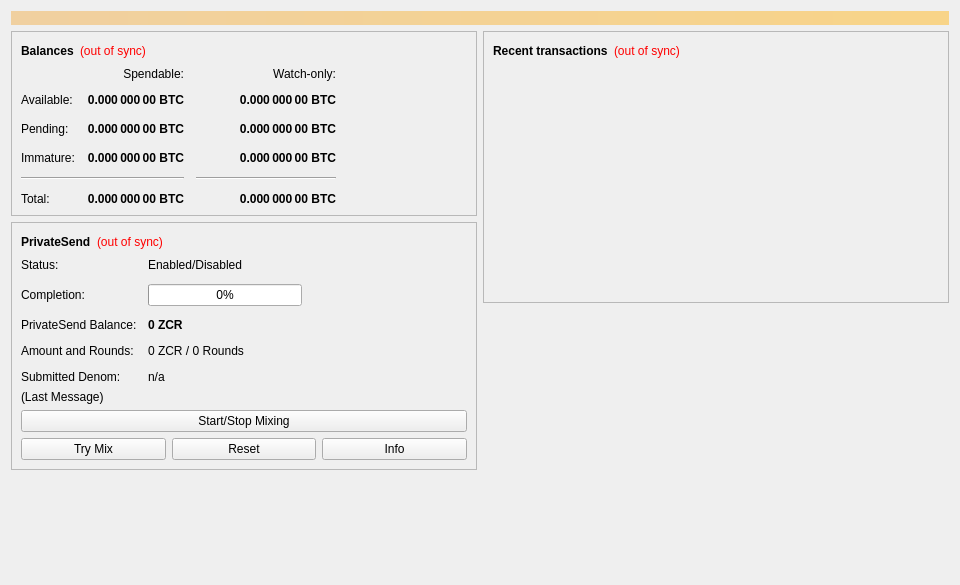
<?xml version="1.0" encoding="UTF-8"?>
<ui version="4.0">
 <class>OverviewPage</class>
 <widget class="QWidget" name="OverviewPage">
  <property name="geometry">
   <rect>
    <x>0</x>
    <y>0</y>
    <width>960</width>
    <height>585</height>
   </rect>
  </property>
  <property name="minimumSize">
   <size>
    <width>960</width>
    <height>0</height>
   </size>
  </property>
  <property name="windowTitle">
   <string>Form</string>
  </property>
  <layout class="QVBoxLayout" name="topLayout">
   <item>
    <widget class="QLabel" name="labelAlerts">
     <property name="visible">
      <bool>false</bool>
     </property>
     <property name="styleSheet">
      <string notr="true">background-color: qlineargradient(x1: 0, y1: 0, x2: 1, y2: 0, stop:0 #F0D0A0, stop:1 #F8D488); color:#000000;</string>
     </property>
     <property name="wordWrap">
      <bool>true</bool>
     </property>
     <property name="margin">
      <number>3</number>
     </property>
    </widget>
   </item>
   <item>
    <layout class="QHBoxLayout" name="horizontalLayout" stretch="1,1">
     <item>
      <layout class="QVBoxLayout" name="verticalLayout_2">
       <item>
        <widget class="QFrame" name="frame">
         <property name="frameShape">
          <enum>QFrame::StyledPanel</enum>
         </property>
         <property name="frameShadow">
          <enum>QFrame::Raised</enum>
         </property>
         <layout class="QVBoxLayout" name="verticalLayout_4">
          <item>
           <layout class="QHBoxLayout" name="horizontalLayout_4">
            <item>
             <widget class="QLabel" name="label_5">
              <property name="font">
               <font>
                <weight>75</weight>
                <bold>true</bold>
               </font>
              </property>
              <property name="text">
               <string>Balances</string>
              </property>
             </widget>
            </item>
            <item>
             <widget class="QLabel" name="labelWalletStatus">
              <property name="toolTip">
               <string>The displayed information may be out of date. Your wallet automatically synchronizes with the ZCore network after a connection is established, but this process has not completed yet.</string>
              </property>
              <property name="styleSheet">
               <string notr="true">QLabel { color: red; }</string>
              </property>
              <property name="text">
               <string notr="true">(out of sync)</string>
              </property>
              <property name="alignment">
               <set>Qt::AlignLeading|Qt::AlignLeft|Qt::AlignVCenter</set>
              </property>
             </widget>
            </item>
            <item>
             <spacer name="horizontalSpacer_3">
              <property name="orientation">
               <enum>Qt::Horizontal</enum>
              </property>
              <property name="sizeHint" stdset="0">
               <size>
                <width>40</width>
                <height>20</height>
               </size>
              </property>
             </spacer>
            </item>
           </layout>
          </item>
          <item>
           <layout class="QGridLayout" name="gridLayout">
            <property name="spacing">
             <number>12</number>
            </property>
            <item row="2" column="2">
             <widget class="QLabel" name="labelWatchPending">
              <property name="font">
               <font>
                <weight>75</weight>
                <bold>true</bold>
               </font>
              </property>
              <property name="cursor">
               <cursorShape>IBeamCursor</cursorShape>
              </property>
              <property name="toolTip">
               <string>Unconfirmed transactions to watch-only addresses</string>
              </property>
              <property name="text">
               <string notr="true">0.000 000 00 BTC</string>
              </property>
              <property name="alignment">
               <set>Qt::AlignRight|Qt::AlignTrailing|Qt::AlignVCenter</set>
              </property>
              <property name="textInteractionFlags">
               <set>Qt::LinksAccessibleByMouse|Qt::TextSelectableByKeyboard|Qt::TextSelectableByMouse</set>
              </property>
             </widget>
            </item>
            <item row="2" column="1">
             <widget class="QLabel" name="labelUnconfirmed">
              <property name="font">
               <font>
                <weight>75</weight>
                <bold>true</bold>
               </font>
              </property>
              <property name="cursor">
               <cursorShape>IBeamCursor</cursorShape>
              </property>
              <property name="toolTip">
               <string>Total of transactions that have yet to be confirmed, and do not yet count toward the spendable balance</string>
              </property>
              <property name="text">
               <string notr="true">0.000 000 00 BTC</string>
              </property>
              <property name="alignment">
               <set>Qt::AlignRight|Qt::AlignTrailing|Qt::AlignVCenter</set>
              </property>
              <property name="textInteractionFlags">
               <set>Qt::LinksAccessibleByMouse|Qt::TextSelectableByKeyboard|Qt::TextSelectableByMouse</set>
              </property>
             </widget>
            </item>
            <item row="3" column="2">
             <widget class="QLabel" name="labelWatchImmature">
              <property name="font">
               <font>
                <weight>75</weight>
                <bold>true</bold>
               </font>
              </property>
              <property name="cursor">
               <cursorShape>IBeamCursor</cursorShape>
              </property>
              <property name="toolTip">
               <string>Mined balance in watch-only addresses that has not yet matured</string>
              </property>
              <property name="text">
               <string notr="true">0.000 000 00 BTC</string>
              </property>
              <property name="alignment">
               <set>Qt::AlignRight|Qt::AlignTrailing|Qt::AlignVCenter</set>
              </property>
              <property name="textInteractionFlags">
               <set>Qt::LinksAccessibleByMouse|Qt::TextSelectableByKeyboard|Qt::TextSelectableByMouse</set>
              </property>
             </widget>
            </item>
            <item row="4" column="0" colspan="2">
             <widget class="Line" name="lineSpendableBalance">
              <property name="orientation">
               <enum>Qt::Horizontal</enum>
              </property>
             </widget>
            </item>
            <item row="4" column="2">
             <widget class="Line" name="lineWatchBalance">
              <property name="sizePolicy">
               <sizepolicy hsizetype="Preferred" vsizetype="Fixed">
                <horstretch>0</horstretch>
                <verstretch>0</verstretch>
               </sizepolicy>
              </property>
              <property name="minimumSize">
               <size>
                <width>140</width>
                <height>0</height>
               </size>
              </property>
              <property name="orientation">
               <enum>Qt::Horizontal</enum>
              </property>
             </widget>
            </item>
            <item row="5" column="0">
             <widget class="QLabel" name="labelTotalText">
              <property name="text">
               <string>Total:</string>
              </property>
             </widget>
            </item>
            <item row="3" column="1">
             <widget class="QLabel" name="labelImmature">
              <property name="font">
               <font>
                <weight>75</weight>
                <bold>true</bold>
               </font>
              </property>
              <property name="cursor">
               <cursorShape>IBeamCursor</cursorShape>
              </property>
              <property name="toolTip">
               <string>Mined balance that has not yet matured</string>
              </property>
              <property name="text">
               <string notr="true">0.000 000 00 BTC</string>
              </property>
              <property name="alignment">
               <set>Qt::AlignRight|Qt::AlignTrailing|Qt::AlignVCenter</set>
              </property>
              <property name="textInteractionFlags">
               <set>Qt::LinksAccessibleByMouse|Qt::TextSelectableByKeyboard|Qt::TextSelectableByMouse</set>
              </property>
             </widget>
            </item>
            <item row="2" column="3">
             <spacer name="horizontalSpacer_2">
              <property name="orientation">
               <enum>Qt::Horizontal</enum>
              </property>
              <property name="sizeHint" stdset="0">
               <size>
                <width>40</width>
                <height>20</height>
               </size>
              </property>
             </spacer>
            </item>
            <item row="3" column="0">
             <widget class="QLabel" name="labelImmatureText">
              <property name="text">
               <string>Immature:</string>
              </property>
             </widget>
            </item>
            <item row="5" column="1">
             <widget class="QLabel" name="labelTotal">
              <property name="font">
               <font>
                <weight>75</weight>
                <bold>true</bold>
               </font>
              </property>
              <property name="cursor">
               <cursorShape>IBeamCursor</cursorShape>
              </property>
              <property name="toolTip">
               <string>Your current total balance</string>
              </property>
              <property name="text">
               <string notr="true">0.000 000 00 BTC</string>
              </property>
              <property name="alignment">
               <set>Qt::AlignRight|Qt::AlignTrailing|Qt::AlignVCenter</set>
              </property>
              <property name="textInteractionFlags">
               <set>Qt::LinksAccessibleByMouse|Qt::TextSelectableByKeyboard|Qt::TextSelectableByMouse</set>
              </property>
             </widget>
            </item>
            <item row="5" column="2">
             <widget class="QLabel" name="labelWatchTotal">
              <property name="font">
               <font>
                <weight>75</weight>
                <bold>true</bold>
               </font>
              </property>
              <property name="cursor">
               <cursorShape>IBeamCursor</cursorShape>
              </property>
              <property name="toolTip">
               <string>Current total balance in watch-only addresses</string>
              </property>
              <property name="text">
               <string notr="true">0.000 000 00 BTC</string>
              </property>
              <property name="alignment">
               <set>Qt::AlignRight|Qt::AlignTrailing|Qt::AlignVCenter</set>
              </property>
              <property name="textInteractionFlags">
               <set>Qt::LinksAccessibleByMouse|Qt::TextSelectableByKeyboard|Qt::TextSelectableByMouse</set>
              </property>
             </widget>
            </item>
            <item row="0" column="2">
             <widget class="QLabel" name="labelWatchonly">
              <property name="text">
               <string>Watch-only:</string>
              </property>
              <property name="alignment">
               <set>Qt::AlignRight|Qt::AlignTrailing|Qt::AlignVCenter</set>
              </property>
             </widget>
            </item>
            <item row="1" column="0">
             <widget class="QLabel" name="labelBalanceText">
              <property name="text">
               <string>Available:</string>
              </property>
             </widget>
            </item>
            <item row="1" column="1">
             <widget class="QLabel" name="labelBalance">
              <property name="font">
               <font>
                <weight>75</weight>
                <bold>true</bold>
               </font>
              </property>
              <property name="cursor">
               <cursorShape>IBeamCursor</cursorShape>
              </property>
              <property name="toolTip">
               <string>Your current spendable balance</string>
              </property>
              <property name="text">
               <string notr="true">0.000 000 00 BTC</string>
              </property>
              <property name="alignment">
               <set>Qt::AlignRight|Qt::AlignTrailing|Qt::AlignVCenter</set>
              </property>
              <property name="textInteractionFlags">
               <set>Qt::LinksAccessibleByMouse|Qt::TextSelectableByKeyboard|Qt::TextSelectableByMouse</set>
              </property>
             </widget>
            </item>
            <item row="1" column="2">
             <widget class="QLabel" name="labelWatchAvailable">
              <property name="font">
               <font>
                <weight>75</weight>
                <bold>true</bold>
               </font>
              </property>
              <property name="cursor">
               <cursorShape>IBeamCursor</cursorShape>
              </property>
              <property name="toolTip">
               <string>Your current balance in watch-only addresses</string>
              </property>
              <property name="text">
               <string notr="true">0.000 000 00 BTC</string>
              </property>
              <property name="alignment">
               <set>Qt::AlignRight|Qt::AlignTrailing|Qt::AlignVCenter</set>
              </property>
              <property name="textInteractionFlags">
               <set>Qt::LinksAccessibleByMouse|Qt::TextSelectableByKeyboard|Qt::TextSelectableByMouse</set>
              </property>
             </widget>
            </item>
            <item row="2" column="0">
             <widget class="QLabel" name="labelPendingText">
              <property name="text">
               <string>Pending:</string>
              </property>
             </widget>
            </item>
            <item row="0" column="1">
             <widget class="QLabel" name="labelSpendable">
              <property name="text">
               <string>Spendable:</string>
              </property>
              <property name="alignment">
               <set>Qt::AlignRight|Qt::AlignTrailing|Qt::AlignVCenter</set>
              </property>
             </widget>
            </item>
           </layout>
          </item>
         </layout>
        </widget>
       </item>
       <item>
        <widget class="QFrame" name="framePrivateSend">
         <property name="layoutDirection">
          <enum>Qt::LeftToRight</enum>
         </property>
         <property name="frameShape">
          <enum>QFrame::StyledPanel</enum>
         </property>
         <property name="frameShadow">
          <enum>QFrame::Raised</enum>
         </property>
         <layout class="QVBoxLayout" name="VerticalLayout_PS1">
          <item>
           <layout class="QHBoxLayout" name="horizontalLayout_5">
            <item>
             <widget class="QLabel" name="labelPrivateSendHeader">
              <property name="font">
               <font>
                <weight>75</weight>
                <bold>true</bold>
               </font>
              </property>
              <property name="text">
               <string>PrivateSend</string>
              </property>
             </widget>
            </item>
            <item>
             <widget class="QLabel" name="labelPrivateSendSyncStatus">
              <property name="toolTip">
               <string>The displayed information may be out of date. Your wallet automatically synchronizes with the ZCore network after a connection is established, but this process has not completed yet.</string>
              </property>
              <property name="styleSheet">
               <string notr="true">QLabel { color: red; }</string>
              </property>
              <property name="text">
               <string notr="true">(out of sync)</string>
              </property>
              <property name="alignment">
               <set>Qt::AlignLeading|Qt::AlignLeft|Qt::AlignVCenter</set>
              </property>
             </widget>
            </item>
            <item>
             <spacer name="horizontalSpacer_4">
              <property name="orientation">
               <enum>Qt::Horizontal</enum>
              </property>
              <property name="sizeHint" stdset="0">
               <size>
                <width>40</width>
                <height>20</height>
               </size>
              </property>
             </spacer>
            </item>
           </layout>
          </item>
          <item>
           <layout class="QFormLayout" name="privateSendFormLayout">
            <property name="fieldGrowthPolicy">
             <enum>QFormLayout::AllNonFixedFieldsGrow</enum>
            </property>
            <property name="horizontalSpacing">
             <number>11</number>
            </property>
            <property name="verticalSpacing">
             <number>12</number>
            </property>
            <item row="0" column="0">
             <widget class="QLabel" name="labelPrivateSendEnabledText">
              <property name="text">
               <string>Status:</string>
              </property>
             </widget>
            </item>
            <item row="0" column="1">
             <widget class="QLabel" name="labelPrivateSendEnabled">
              <property name="text">
               <string>Enabled/Disabled</string>
              </property>
             </widget>
            </item>
            <item row="1" column="0">
             <widget class="QLabel" name="labelCompletitionText">
              <property name="text">
               <string>Completion:</string>
              </property>
             </widget>
            </item>
            <item row="1" column="1">
             <widget class="QProgressBar" name="privateSendProgress">
              <property name="maximumSize">
               <size>
                <width>154</width>
                <height>16777215</height>
               </size>
              </property>
              <property name="value">
               <number>0</number>
              </property>
             </widget>
            </item>
            <item row="2" column="0">
             <widget class="QLabel" name="labelAnonymizedText">
              <property name="text">
               <string>PrivateSend Balance:</string>
              </property>
             </widget>
            </item>
            <item row="2" column="1">
             <widget class="QLabel" name="labelAnonymized">
              <property name="font">
               <font>
                <weight>75</weight>
                <bold>true</bold>
               </font>
              </property>
              <property name="text">
               <string notr="true">0 ZCR</string>
              </property>
             </widget>
            </item>
            <item row="3" column="0">
             <widget class="QLabel" name="labelAmountAndRoundsText">
              <property name="text">
               <string>Amount and Rounds:</string>
              </property>
             </widget>
            </item>
            <item row="3" column="1">
             <widget class="QLabel" name="labelAmountRounds">
              <property name="text">
               <string>0 ZCR / 0 Rounds</string>
              </property>
             </widget>
            </item>
            <item row="4" column="0">
             <widget class="QLabel" name="labelSubmittedDenomText">
              <property name="text">
               <string>Submitted Denom:</string>
              </property>
             </widget>
            </item>
            <item row="4" column="1">
             <widget class="QLabel" name="labelSubmittedDenom">
              <property name="toolTip">
               <string>The denominations you submitted to the Masternode.&lt;br&gt;To mix, other users must submit the exact same denominations.</string>
              </property>
              <property name="text">
               <string>n/a</string>
              </property>
             </widget>
            </item>
           </layout>
          </item>
          <item>
           <layout class="QVBoxLayout" name="VerticalLayout_PS">
            <item>
             <widget class="QLabel" name="labelPrivateSendLastMessage">
              <property name="text">
               <string>(Last Message)</string>
              </property>
              <property name="alignment">
               <set>Qt::AlignLeading|Qt::AlignLeft|Qt::AlignTop</set>
              </property>
              <property name="wordWrap">
               <bool>true</bool>
              </property>
             </widget>
            </item>
            <item>
             <widget class="QPushButton" name="togglePrivateSend">
              <property name="sizePolicy">
               <sizepolicy hsizetype="MinimumExpanding" vsizetype="Fixed">
                <horstretch>0</horstretch>
                <verstretch>0</verstretch>
               </sizepolicy>
              </property>
              <property name="text">
               <string>Start/Stop Mixing</string>
              </property>
             </widget>
            </item>
            <item>
             <layout class="QHBoxLayout" name="horizontalLayout_debugbuttons">
              <item>
               <widget class="QPushButton" name="privateSendAuto">
                <property name="sizePolicy">
                 <sizepolicy hsizetype="MinimumExpanding" vsizetype="Fixed">
                  <horstretch>0</horstretch>
                  <verstretch>0</verstretch>
                 </sizepolicy>
                </property>
                <property name="toolTip">
                 <string>Try to manually submit a PrivateSend request.</string>
                </property>
                <property name="text">
                 <string>Try Mix</string>
                </property>
               </widget>
              </item>
              <item>
               <widget class="QPushButton" name="privateSendReset">
                <property name="sizePolicy">
                 <sizepolicy hsizetype="MinimumExpanding" vsizetype="Fixed">
                  <horstretch>0</horstretch>
                  <verstretch>0</verstretch>
                 </sizepolicy>
                </property>
                <property name="toolTip">
                 <string>Reset the current status of PrivateSend (can interrupt PrivateSend if it's in the process of Mixing, which can cost you money!)</string>
                </property>
                <property name="autoFillBackground">
                 <bool>false</bool>
                </property>
                <property name="text">
                 <string>Reset</string>
                </property>
               </widget>
              </item>
              <item>
               <widget class="QPushButton" name="privateSendInfo">
                <property name="sizePolicy">
                 <sizepolicy hsizetype="MinimumExpanding" vsizetype="Fixed">
                  <horstretch>0</horstretch>
                  <verstretch>0</verstretch>
                 </sizepolicy>
                </property>
                <property name="toolTip">
                 <string>Information about PrivateSend and Mixing</string>
                </property>
                <property name="text">
                 <string>Info</string>
                </property>
               </widget>
              </item>
             </layout>
            </item>
           </layout>
          </item>
         </layout>
        </widget>
       </item>
       <item>
        <spacer name="verticalSpacer">
         <property name="orientation">
          <enum>Qt::Vertical</enum>
         </property>
         <property name="sizeHint" stdset="0">
          <size>
           <width>20</width>
           <height>40</height>
          </size>
         </property>
        </spacer>
       </item>
      </layout>
     </item>
     <item>
      <layout class="QVBoxLayout" name="verticalLayout_3">
       <item>
        <widget class="QFrame" name="frame_2">
         <property name="frameShape">
          <enum>QFrame::StyledPanel</enum>
         </property>
         <property name="frameShadow">
          <enum>QFrame::Raised</enum>
         </property>
         <layout class="QVBoxLayout" name="verticalLayout">
          <item>
           <layout class="QHBoxLayout" name="horizontalLayout_2">
            <item>
             <widget class="QLabel" name="label_4">
              <property name="font">
               <font>
                <weight>75</weight>
                <bold>true</bold>
               </font>
              </property>
              <property name="text">
               <string>Recent transactions</string>
              </property>
             </widget>
            </item>
            <item>
             <widget class="QLabel" name="labelTransactionsStatus">
              <property name="toolTip">
               <string>The displayed information may be out of date. Your wallet automatically synchronizes with the ZCore network after a connection is established, but this process has not completed yet.</string>
              </property>
              <property name="styleSheet">
               <string notr="true">QLabel { color: red; }</string>
              </property>
              <property name="text">
               <string notr="true">(out of sync)</string>
              </property>
              <property name="alignment">
               <set>Qt::AlignLeading|Qt::AlignLeft|Qt::AlignVCenter</set>
              </property>
             </widget>
            </item>
            <item>
             <spacer name="horizontalSpacer">
              <property name="orientation">
               <enum>Qt::Horizontal</enum>
              </property>
              <property name="sizeHint" stdset="0">
               <size>
                <width>40</width>
                <height>20</height>
               </size>
              </property>
             </spacer>
            </item>
           </layout>
          </item>
          <item>
           <widget class="QListView" name="listTransactions">
            <property name="styleSheet">
             <string notr="true">QListView { background: transparent; }</string>
            </property>
            <property name="frameShape">
             <enum>QFrame::NoFrame</enum>
            </property>
            <property name="verticalScrollBarPolicy">
             <enum>Qt::ScrollBarAlwaysOff</enum>
            </property>
            <property name="horizontalScrollBarPolicy">
             <enum>Qt::ScrollBarAlwaysOff</enum>
            </property>
            <property name="selectionMode">
             <enum>QAbstractItemView::NoSelection</enum>
            </property>
           </widget>
          </item>
         </layout>
        </widget>
       </item>
       <item>
        <spacer name="verticalSpacer_2">
         <property name="orientation">
          <enum>Qt::Vertical</enum>
         </property>
         <property name="sizeHint" stdset="0">
          <size>
           <width>20</width>
           <height>40</height>
          </size>
         </property>
        </spacer>
       </item>
      </layout>
     </item>
    </layout>
   </item>
  </layout>
 </widget>
 <resources/>
 <connections/>
</ui>
